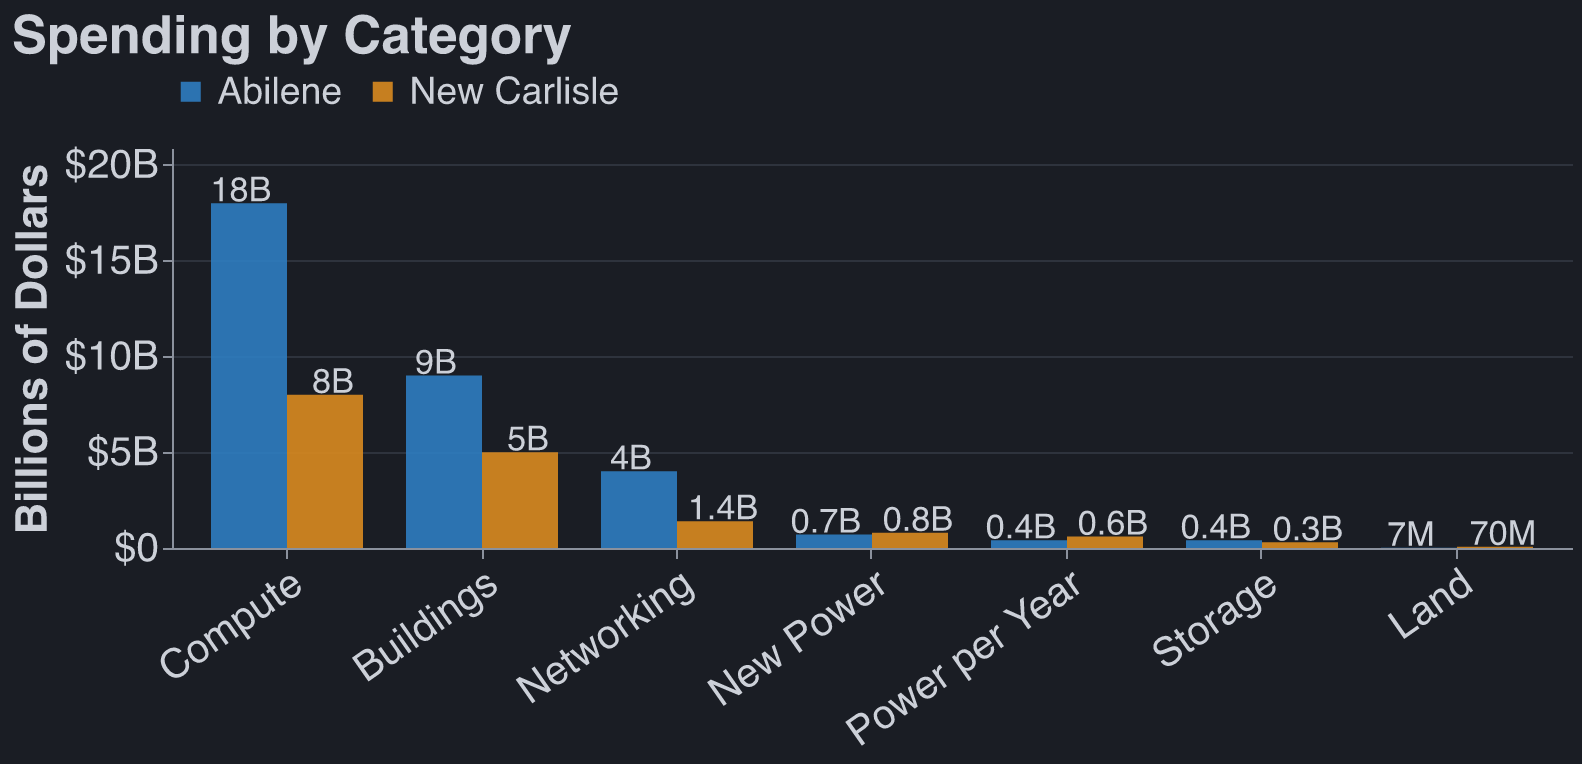

Write the Python code that produced this figure.
"""Paired bars, linear scale: what was spent on each part of the two sites.

Dollars, to about one significant figure. Full sourcing, ranges and arithmetic
are in POST_RESEARCH.md, part "Cost Breakdown for the Chart". Most bars are
estimates; the comments say which rest on a filing.

Compute  = accelerators in whole servers and racks. Abilene: Epoch AI's $21.2B
           per GW x 0.824 GW of IT power (SemiAnalysis's per-rack price agrees;
           the FT's reported $40B is the outlier). New Carlisle: about 1.04M
           Trainium2 x ~$7,000 installed + 104k Trainium3 x ~$10,000, capped by
           Amazon's reported $8.9B total. Soft.
Buildings = shells plus cooling, switchgear and generators. Shells are from
           filings (Texas TDLR: $292M each; St. Joseph County assessments), the
           fit-out is modelled.
Networking = switches, optics and fiber between racks: 13% of capital cost
           (Epoch AI), applied to each site. Overstates New Carlisle, where
           AWS uses its own gear.
New Power = generation and grid equipment built or bought for the site.
           Abilene: the on-site gas plant (reported at up to $500M) plus
           substations. New Carlisle: $185M of substations (PJM filing) plus a
           54% share of Indiana Michigan Power's gas plant purchases; the
           utility paid, not Amazon.
Power per Year = today's load x 8,760 h x the tariff (I&M large-load rate,
           6.1 cents/kWh) or the ERCOT West price ($46-53/MWh).
Storage  = 1 to 1.5% of capital cost (Bernstein). No site figure exists.
Land     = acreage x comparable local prices per acre. No deed price found.

Run from the post dir:  python3 charts/cost_bars.py
"""
import altair as alt

from theme import CAT, FG, fonts, save

ABILENE, CARLISLE = "Abilene", "New Carlisle"
ROWS = [
    # (category, Abilene $B, New Carlisle $B), biggest first
    ("Compute", 18, 8),
    ("Buildings", 9, 5),
    ("Networking", 4, 1.4),
    ("New Power", 0.7, 0.8),
    ("Power per Year", 0.4, 0.6),
    ("Storage", 0.4, 0.3),
    ("Land", 0.007, 0.07),
]

WIDTH = 50 * 2 * len(ROWS)
# Linear axis (Robbie's call): the small categories shrink to slivers, which is
# the point, and every bar keeps its value label.
YMAX = max(max(ab, nc) for _, ab, nc in ROWS) * 1.16


def dollars(billions):
    # no "$" on the bar labels: the axis carries it, and "$700M" is wider than a bar
    # "0.7B", not "700M": the narrower label fits beside its neighbour
    return f"{billions:g}B" if billions >= 0.1 else f"{billions * 1000:g}M"


data = [{"item": cat, "site": site, "usd": v, "label": dollars(v)}
        for cat, ab, nc in ROWS for site, v in ((ABILENE, ab), (CARLISLE, nc))]
f = fonts(WIDTH)

base = alt.Chart(alt.Data(values=data)).encode(
    x=alt.X("item:N", sort=[cat for cat, _, _ in ROWS], title=None,
            scale=alt.Scale(paddingInner=0.22),
            axis=alt.Axis(labelAngle=-35, labelLimit=220)),
    xOffset=alt.XOffset("site:N", sort=[ABILENE, CARLISLE]))
bar = base.mark_bar(opacity=0.9).encode(
    y=alt.Y("usd:Q", title="Billions of Dollars",
            scale=alt.Scale(domain=[0, YMAX], nice=False),
            axis=alt.Axis(values=[0, 5, 10, 15, 20], labelExpr="datum.value == 0 ? '$0' : '$' + datum.value + 'B'")),
    color=alt.Color("site:N", title=None, sort=[ABILENE, CARLISLE],
                    scale=alt.Scale(domain=[ABILENE, CARLISLE], range=[CAT["energy"], CAT["travel"]]),
                    legend=alt.Legend(orient="top")))
# A label is wider than its bar, so where a pair is close in height the two labels
# collide. Nudge each one outward from the pair's centre.
NUDGE = 4
labels = alt.layer(*[
    base.transform_filter(alt.datum.site == site)
    .mark_text(dy=-6, dx=dx, fontSize=f["label"], color=FG)
    .encode(y="usd:Q", text="label:N")
    for site, dx in ((ABILENE, -NUDGE), (CARLISLE, NUDGE))])

chart = (bar + labels).properties(width=WIDTH, height=200, title="Spending by Category")
save(chart, "cost_bars", WIDTH)
